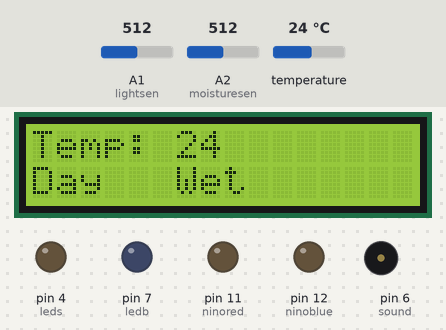
A sketch run on a simulated Arduino Uno, built with avr-gcc and run on an emulated ATmega328P. Shown: 16×2 character LCD, output pins drawn as LEDs (lit = HIGH), buzzer (waves = sounding). Dashed ring = blinking. Inputs (shaded band) come from the test bench; at power-on: A2 (moisturesen) = 512, A1 (lightsen) = 512, temperature 24 °C.

Above: at 1.2 s.
1.3 s: A2 (moisturesen) set to 161
12.1 s: A2 (moisturesen) set to 139
At 14.4 s:
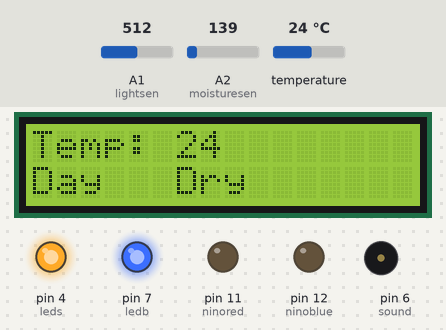
22.6 s: A1 (lightsen) set to 28
26.4 s: A1 (lightsen) set to 22
At 28.9 s:
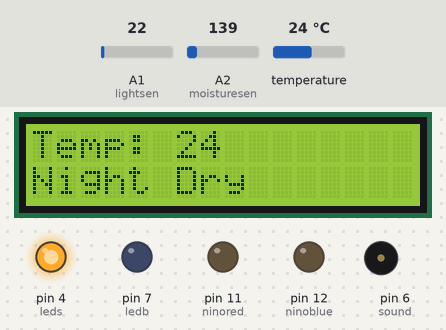
34.4 s: A2 (moisturesen) set to 160
At 35.34 s:
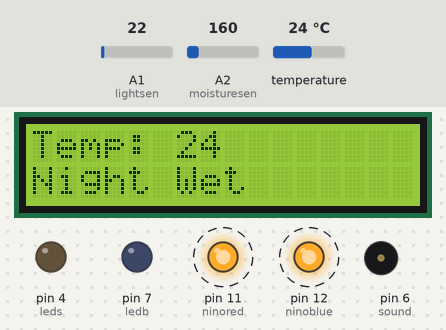
37.0 s: A1 (lightsen) set to 122
At 37.98 s:
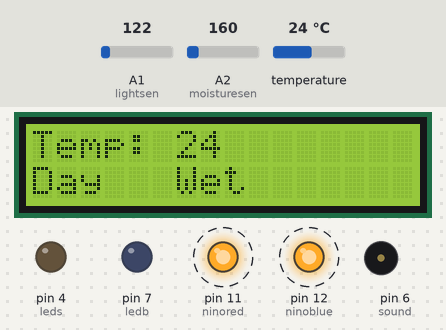
Timing chart, 0 to 88.5 s (numbered marks = the images above; inputs shaded):
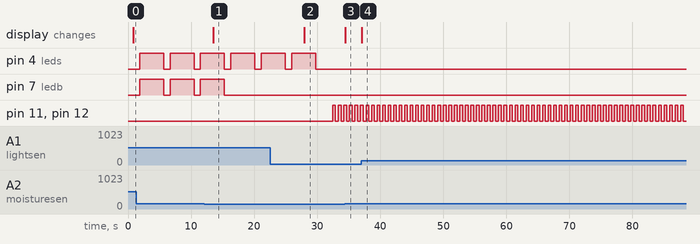

The sketch:

New_Code.ino
```cpp
#include <LiquidCrystal_I2C.h>
#include <OneWire.h>
#include <DallasTemperature.h>
#define ledg 2
#define leds 4
#define ledb 7
#define ninored 11
#define ninoblue 12
#define tmp 5
#define lightsen 1
#define moisturesen 2
#define sound 6

LiquidCrystal_I2C lcd(0x27, 16, 2);
OneWire oneWire(tmp);
DallasTemperature sensors(&oneWire);
int celsius = 0;
int light = 0;
int moisture = 0;
int baseLineTemp = 27;
int baseLightLevel = 25;
int baseMoistureLevel = 150;

int state = 0;

bool Temperature(int cel){
  if (cel > baseLineTemp){
    return true;
  }
  return false;
}

bool LightLevel(int light){
  if (light > baseLightLevel){
    return true;
  }
  return false;
}

bool MoistureLevel(int moisture){
  if (moisture > baseMoistureLevel){
    return true;
  }
  return false;
}

void lcdWrite()
{
  lcd.clear();
  lcd.setCursor(0, 0);
  lcd.print("Temp: ");
  lcd.print(celsius);

  lcd.setCursor(0, 1);
  if (LightLevel(analogRead(lightsen))) {
    lcd.print("Day");
  }
  else {
    lcd.print("Night");
  }

  lcd.setCursor(6, 1);
  if (MoistureLevel(analogRead(moisturesen))) {
    lcd.print("Wet");
  }
  else {
    lcd.print("Dry");
  }
}

void State0(){
  digitalWrite(ninored, HIGH);
  digitalWrite(ninoblue, HIGH);
  tone(sound, 1000, 500);
  noTone(sound);
}

void State1(){
  digitalWrite(ninored, LOW);
  digitalWrite(ninoblue, LOW);
  tone(sound, 1500, 500);
  noTone(sound);
}

void setup()
{
  Serial.begin(9600);
  lcd.init();
  lcd.backlight();
  pinMode(ledg, OUTPUT);
  pinMode(leds, OUTPUT);
  pinMode(ledb, OUTPUT);
  pinMode(ninored, OUTPUT);
  pinMode(ninoblue, OUTPUT);
  pinMode(tmp, INPUT);
  pinMode(lightsen, INPUT);
  pinMode(moisturesen, INPUT);
  pinMode(sound, OUTPUT);
}

void loop()
{
  sensors.requestTemperatures();
  celsius = sensors.getTempCByIndex(0);
  light = analogRead(lightsen);
  moisture = analogRead(moisturesen);
  bool tempInvestigation = Temperature(celsius);
  bool lightInvestigation = LightLevel(light);
  bool moistureInvestigation = MoistureLevel(moisture);
  digitalWrite(ledg, LOW);
  digitalWrite(leds, LOW);
  digitalWrite(ledb, LOW);
  digitalWrite(ninored, LOW);
  digitalWrite(ninoblue, LOW);
  noTone(sound);

  lcdWrite();
  delay(1000);

  if (tempInvestigation) {
    digitalWrite(ledg, HIGH);
  }
  else {
    digitalWrite(ledg, LOW);
  }

  if (lightInvestigation) {
    digitalWrite(leds, HIGH);
  }
  else {
    digitalWrite(leds, LOW);
  }

  if (moistureInvestigation) {
    digitalWrite(ledb, HIGH);
  }
  else {
    digitalWrite(ledb, LOW);
  }

  lcdWrite();
  delay(1000);

  while (!tempInvestigation && !lightInvestigation && !moistureInvestigation) {
    lcdWrite();
    delay(200);

    if (!tempInvestigation && !lightInvestigation && !moistureInvestigation) {
      switch (state){
        case 0:
          state = 1;
          State1();
          break;
        case 1:
          state = 0;
          State0();
          break;
      }
    }

    tempInvestigation = Temperature(celsius);
    lightInvestigation = LightLevel(light);
    moistureInvestigation = MoistureLevel(moisture);

    lcdWrite();
    delay(200);
  }

  delay(1000);
  lcdWrite();
  delay(1000);
}
```

Measured:
- the behaviour switches between 151 and 150 on A2 (moisturesen) (found by bisection; images 0 and 1)
- the behaviour switches between 26 and 25 on A1 (lightsen) (found by bisection; images 1 and 2)
- after the input at 12.1 s, pin 7 (ledb): goes on until 15.3 s, then stays LOW; the display: changes after 1.4 s (image 1)
- after the input at 26.4 s, pin 4 (leds): goes on until 29.8 s, then stays LOW; pin 11 (ninored), pin 12 (ninoblue): alternates HIGH for 0.44 s and LOW for 0.44 s, starting after 6.1 s; the display: changes after 1.6 s (image 2)
- after the input at 34.4 s, the display: changes after 0.07 s (image 3)
- after the input at 37.0 s, the display: changes after 0.11 s (image 4)
- by itself, pin 4 (leds), pin 7 (ledb): alternates HIGH for 3.8 s and LOW for 1.0 s
